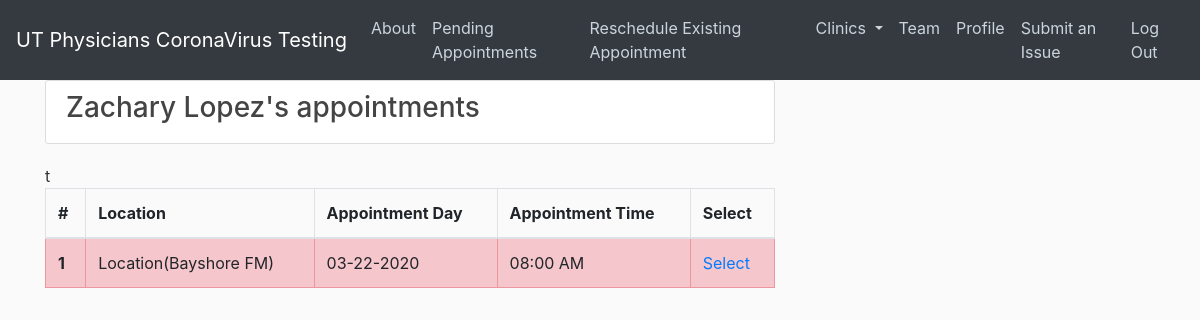
/employee/reschedule/patient/1 (signed in), run on the app's committed database.
### ut/models.py (models this page shows, shortened)
class Patient(db.Model):
    id = db.Column(db.Integer, primary_key=True)
    first = db.Column(db.String())
    last = db.Column(db.String())
    dob = db.Column(db.Date)
    phone = db.Column(db.String())
    email = db.Column(db.String())
    lang = db.Column(db.String())
    ins = db.Column(db.String())
    confirmed = db.Column(db.Boolean, default=False)
    current_patient = db.Column(db.Boolean, default=False)
    appointment = db.relationship("Appointment", backref="patient", lazy=True)

class Appointment(db.Model):
    id = db.Column(db.Integer, primary_key=True)
    created_by = db.Column(db.Integer, db.ForeignKey("employee.id"))
    date_created = db.Column(db.DateTime, default=datetime.utcnow())
    patient_scheduled = db.Column(db.Integer, db.ForeignKey("patient.id"))
    location_id = db.Column(db.Integer, db.ForeignKey("location.id"))
    schedule_date_time = db.Column(db.DateTime)
    status = db.Column(db.Enum(Status))
    referring_provider = db.Column(db.String())
    referral_id = db.Column(db.String())
    cancel_reason = db.Column(db.String(), default="")

class Location(db.Model):
    id = db.Column(db.Integer, primary_key=True)
    name = db.Column(db.String())
    address = db.Column(db.String())
    appointments = db.relationship("Appointment", backref="location", lazy=True)
    latitude = db.Column(db.String())
    longitude = db.Column(db.String())
    def __repr__(self):
        return f"Location({self.name})"

### ut/employee/routes.py (the view)
@employee.route('/employee/reschedule/patient/<int:patientid>', methods=['GET', 'POST'])
@login_required
def reschedule_patient(patientid):
  locations = create_location_list()
  patient = Patient.query.filter_by(id=patientid).first()
  appointments = Appointment.query.filter_by(patient_scheduled=patient.id).all()
  return render_template('reschedule/find_appointment.html', title=f"Reschedule", locations=locations, appointments=appointments, patient=patient)

### ut/employee/utils.py (called while the page is built)
def create_location_list():
  locations = Location.query.all()
  return locations

### ut/models.py (called while the page is built)
@login_manager.user_loader
def load_user(user_id):
    return Employee.query.get(int(user_id))

### ut/employee/employee_templates/reschedule/find_appointment.html
{% extends "e_layout.html" %}
{% block content %}
<div class='content-section'>
  <h3>{{patient.first}} {{patient.last}}'s appointments</h3>
</div>
<table class="table table-bordered">
  <thead>
    <tr>
      <th scope="col">#</th>
      <th scope="col">Location</th>
      <th scope="col">Appointment Day</th>
      <th scope="col">Appointment Time</th>
      <th scope="col">Select</th>
    </tr>
  </thead>
  <tbody>
    {% for appointment in appointments %}
    {% if appointment.confirmed == True %}
    <tr id='apptTableRow' class='table-success'>
      <th scope="row">{{ appointment.id}}</th>
      <td>{{  appointment.location }}</td>
      <td>{{  appointment.schedule_date_time.strftime('%m-%d-%Y') }}</td>
      <td>{{ appointment.schedule_date_time.strftime('%H:%M %p') }}</td>
      <td><a
          href="{{ url_for('employee.reschedule_choose_date', patientid=patient.id, appointmentid=appointment.id) }}">Select</a></td>
    {% else %}
    <tr id='apptTableRow' class='table-danger'>
      <th scope="row">{{ appointment.id}}</th>
      <td>{{  appointment.location }}</td>
      <td>{{  appointment.schedule_date_time.strftime('%m-%d-%Y') }}</td>
      <td>{{ appointment.schedule_date_time.strftime('%H:%M %p') }}</td>
      <td><a
          href="{{ url_for('employee.reschedule_choose_date', patientid=patient.id, appointmentid=appointment.id) }}">Select</a></td>
    {% endif %}
    {% endfor %}
  </tbody>t
</table>
{% endblock %}

### ut/static/style.css (style rules this page uses)
body { background: #fafafa; color: #333333; margin-top: 5rem; }
h1, h2, h3, h4, h5, h6 { color: #444444; }
.content-section { background: #ffffff; padding: 10px 20px; border: 1px solid #dddddd; border-radius: 3px; margin-bottom: 20px; }
html, body { height: 100%; margin: 0; padding: 0; }

### data on the page
Patient: first "Zachary", last "Lopez"
Appointment: id "1", location "Location(Bayshore FM)", schedule_date_time "03-22-2020", schedule_date_time "08:00 AM"
